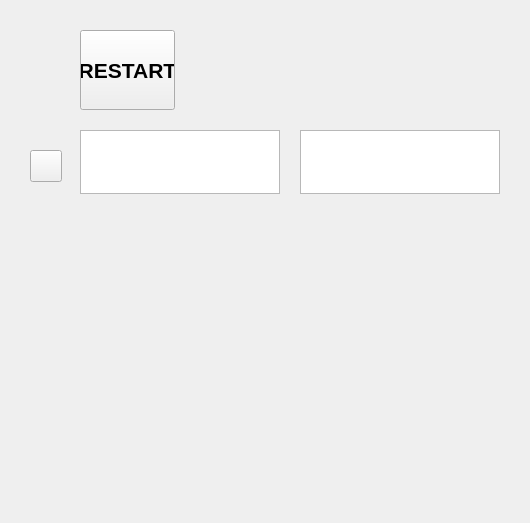
<?xml version="1.0" encoding="UTF-8"?>
<ui version="4.0">
 <class>MainWindow</class>
 <widget class="QMainWindow" name="MainWindow">
  <property name="geometry">
   <rect>
    <x>0</x>
    <y>0</y>
    <width>530</width>
    <height>523</height>
   </rect>
  </property>
  <property name="windowTitle">
   <string>MainWindow</string>
  </property>
  <widget class="QWidget" name="centralwidget">
   <widget class="QTextEdit" name="answer_window">
    <property name="geometry">
     <rect>
      <x>300</x>
      <y>130</y>
      <width>200</width>
      <height>64</height>
     </rect>
    </property>
    <property name="font">
     <font>
      <pointsize>28</pointsize>
     </font>
    </property>
    <property name="textInteractionFlags">
     <set>Qt::TextSelectableByKeyboard</set>
    </property>
   </widget>
   <widget class="QTextBrowser" name="question_window">
    <property name="geometry">
     <rect>
      <x>80</x>
      <y>130</y>
      <width>200</width>
      <height>64</height>
     </rect>
    </property>
    <property name="sizePolicy">
     <sizepolicy hsizetype="Fixed" vsizetype="Fixed">
      <horstretch>0</horstretch>
      <verstretch>0</verstretch>
     </sizepolicy>
    </property>
    <property name="font">
     <font>
      <pointsize>28</pointsize>
      <weight>75</weight>
      <bold>true</bold>
     </font>
    </property>
   </widget>
   <widget class="QPushButton" name="restart_button">
    <property name="geometry">
     <rect>
      <x>80</x>
      <y>30</y>
      <width>95</width>
      <height>80</height>
     </rect>
    </property>
    <property name="sizePolicy">
     <sizepolicy hsizetype="Fixed" vsizetype="Fixed">
      <horstretch>0</horstretch>
      <verstretch>0</verstretch>
     </sizepolicy>
    </property>
    <property name="font">
     <font>
      <pointsize>16</pointsize>
      <weight>75</weight>
      <bold>true</bold>
     </font>
    </property>
    <property name="autoFillBackground">
     <bool>false</bool>
    </property>
    <property name="text">
     <string>RESTART</string>
    </property>
   </widget>
   <widget class="QLabel" name="img_display">
    <property name="geometry">
     <rect>
      <x>162</x>
      <y>210</y>
      <width>256</width>
      <height>256</height>
     </rect>
    </property>
    <property name="text">
     <string/>
    </property>
   </widget>
   <widget class="QPushButton" name="audio_button">
    <property name="geometry">
     <rect>
      <x>30</x>
      <y>150</y>
      <width>32</width>
      <height>32</height>
     </rect>
    </property>
    <property name="styleSheet">
     <string notr="true"/>
    </property>
    <property name="text">
     <string/>
    </property>
    <property name="icon">
     <iconset>
      <normaloff>imgs/audio.png</normaloff>imgs/audio.png</iconset>
    </property>
   </widget>
  </widget>
 </widget>
 <resources/>
 <connections/>
</ui>
